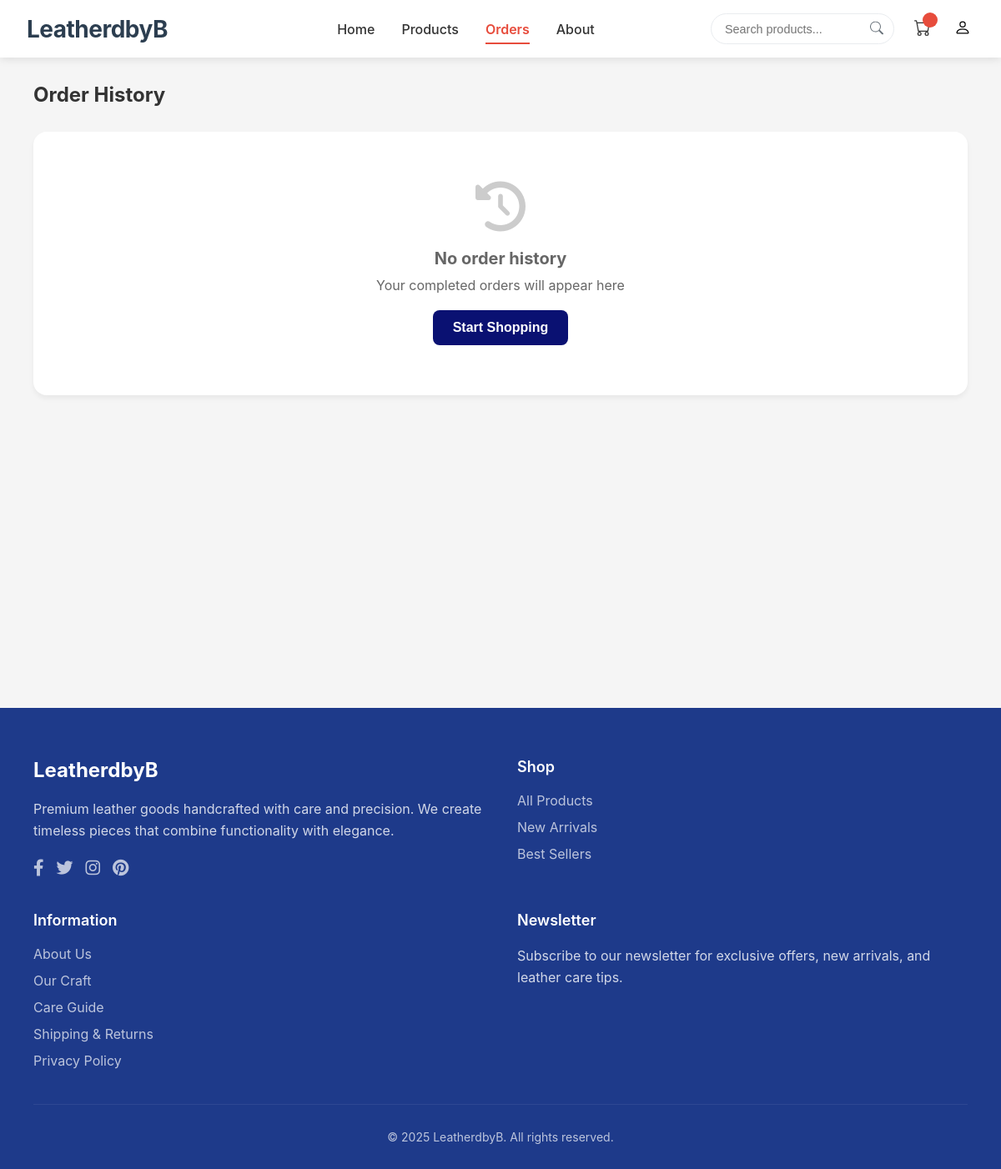
Before: /account/orders/ (signed in) with the older database file.
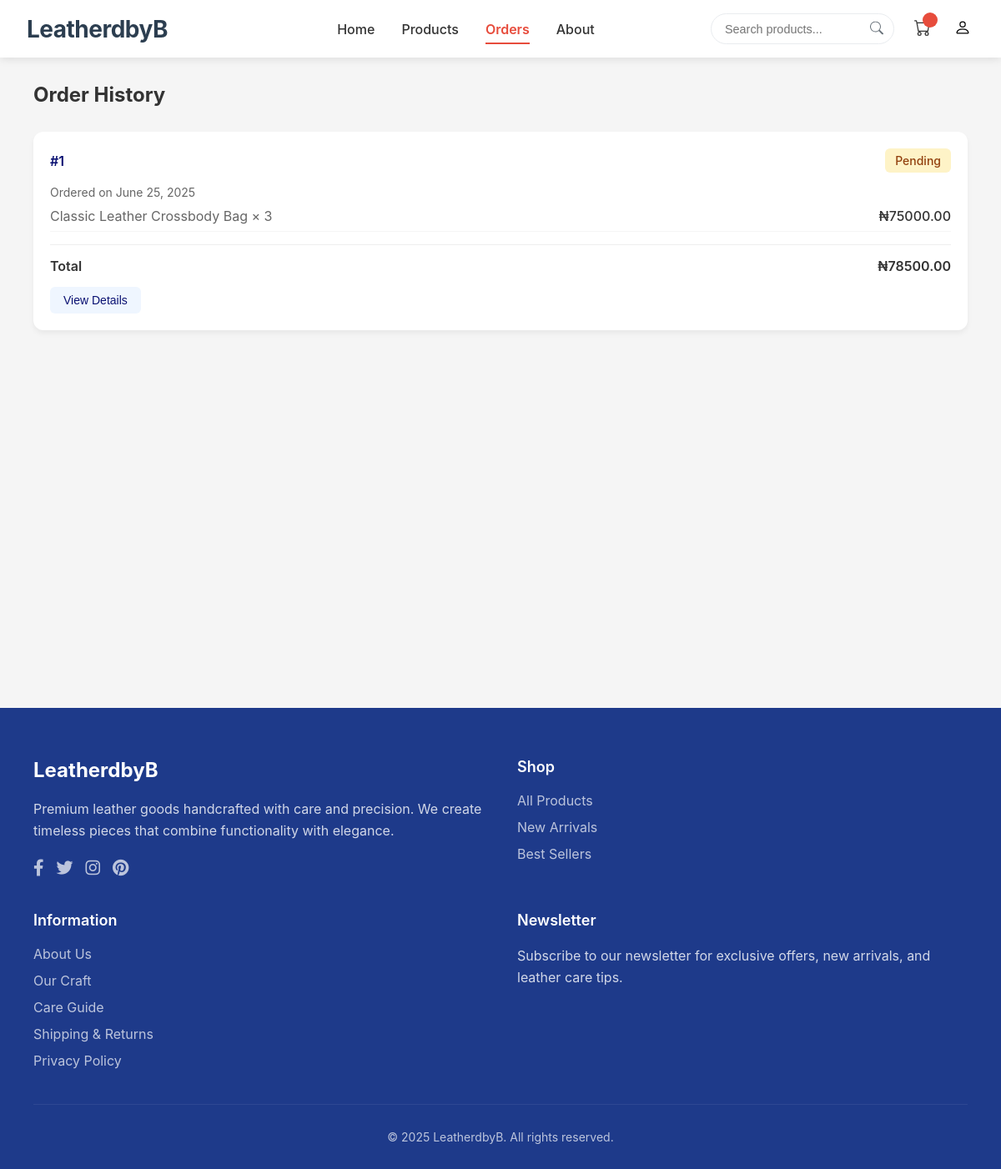
After: the same page with the newer database file.
### core/models.py (models this page shows, shortened)
class Order(models.Model):
    user = models.ForeignKey(User, on_delete=models.CASCADE)
    address = models.ForeignKey(Address, on_delete=models.SET_NULL, null=True)
    total = models.DecimalField(max_digits=10, decimal_places=2)
    shipping = models.DecimalField(max_digits=10, decimal_places=2, default=2000)
    tax = models.DecimalField(max_digits=10, decimal_places=2, default=1500)
    created_at = models.DateTimeField(auto_now_add=True)
    class Status(models.TextChoices):
        PENDING = 'pending', _('Pending')
        PROCESSING = 'processing', _('Processing')
        SHIPPED = 'shipped', _('Shipped')
        DELIVERED = 'delivered', _('Delivered')
        CANCELLED = 'cancelled', _('Cancelled')
    status = models.CharField(
        max_length=20,
        choices=Status.choices,
        default=Status.PENDING
    )

class OrderItem(models.Model):
    order = models.ForeignKey(Order, related_name='items', on_delete=models.CASCADE)
    product = models.ForeignKey(Product, on_delete=models.SET_NULL, null=True)
    quantity = models.PositiveIntegerField()
    price = models.DecimalField(max_digits=10, decimal_places=2)
    @property
    def total_price(self):
        return self.price * self.quantity

class Product(models.Model):
    name = models.CharField(max_length=200)
    description = models.TextField()
    slug = models.SlugField(unique=True, blank=True)
    price = models.DecimalField(max_digits=10, decimal_places=2)
    category = models.ForeignKey(Category, on_delete=models.CASCADE)
    stock = models.PositiveIntegerField(default=0)
    rating = models.FloatField(default=0)
    sku = models.CharField(max_length=50, unique=True)
    featured = models.BooleanField(default=False)  # ✅ Add this line
    created_at = models.DateTimeField(auto_now_add=True)
    featured = models.BooleanField(default=False)
    updated_at = models.DateTimeField(auto_now=True)

### core/views.py (the view)
@login_required
def order_history(request):
    orders = Order.objects.filter(user=request.user).order_by('-created_at')
    context = {
        'orders': orders,
    }
    return render(request, 'orders/history.html', context)

### core/templates/orders/history.html (shortened to what this page needs)
{% extends "base.html" %}
{% load static %}
{% block content %}
<div id="history" class="page">
    <h2 class="mb-30">Order History</h2>
    {% for order in orders %}
    <div class="history-item">
        <div class="order-header">
            <span class="order-id">#{{ order.id }}</span>
            <span class="order-status status-{{ order.status }}">
                {{ order.get_status_display }}
            </span>
        </div>
        <div class="order-date">Ordered on {{ order.created_at|date:"F j, Y" }}</div>
        <div class="order-items">
            {% for item in order.items.all %}
            <div class="order-item">
                <span class="order-item-name">{{ item.product.name }} × {{ item.quantity }}</span>
                <span class="order-item-price">₦{{ item.total_price|floatformat:2 }}</span>
            </div>
            {% endfor %}
        </div>
        <div class="order-total">
            <span>Total</span>
            <span>₦{{ order.total|floatformat:2 }}</span>
        </div>
        <div class="order-actions">
            <button class="action-btn reorder-btn" onclick="window.location.href='{% url 'order_detail' order.id %}'">
                View Details
            </button>
        </div>
    </div>
    {% empty %}
    <div class="empty-state">
        <i class="fas fa-history"></i>
        <h3>No order history</h3>
        <p>Your completed orders will appear here</p>
        <button class="shop-btn" onclick="window.location.href='{% url 'product_list' %}'">Start Shopping</button>
    </div>
    {% endfor %}
</div>
{% endblock %}

Changed rows visible on the page:
added Order: id "1", status "Pending", created_at "June 25, 2025", total "78500.00"
added OrderItem: product.name "Classic Leather Crossbody Bag", quantity "3", total_price "75000.00"
Other visible differences:
text no longer shown: "No order history Your completed orders will appear here Start Shopping"
